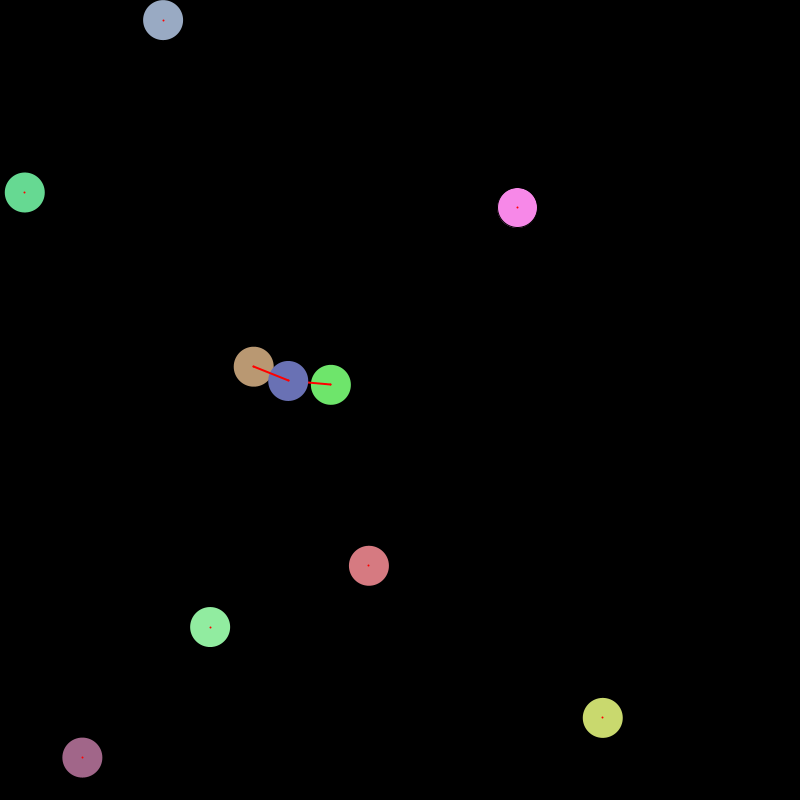
Frame 1 (no input)
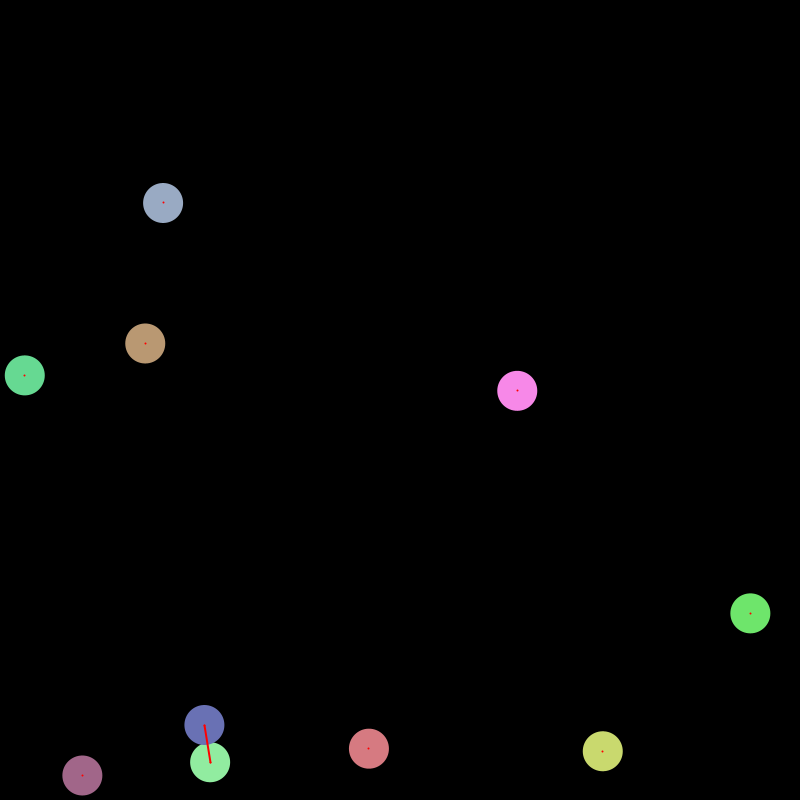
Frame 60 (the mouse pressed at the canvas centre just before this capture)
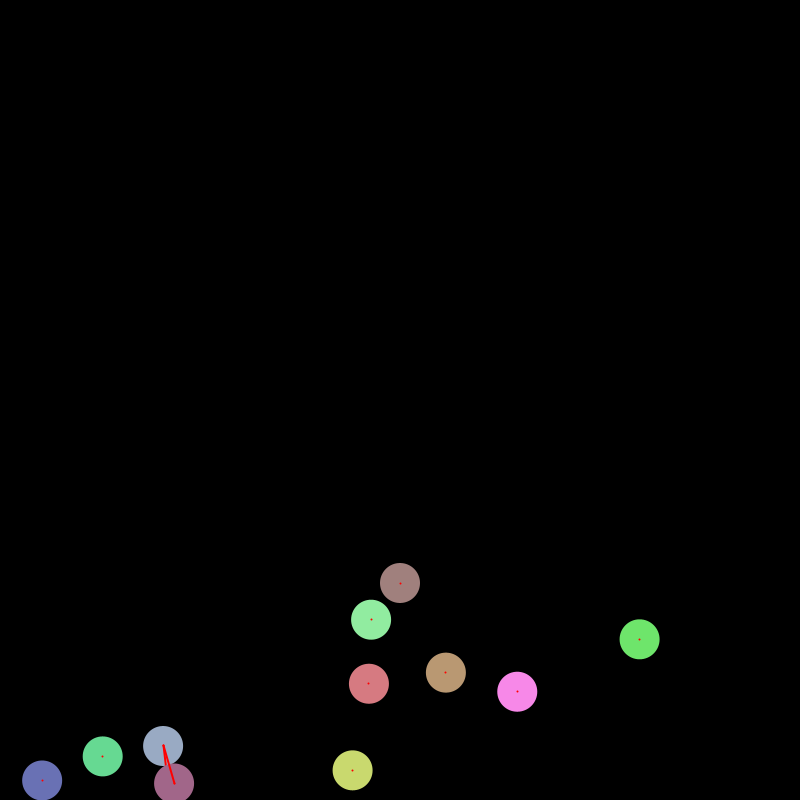
Frame 120 (the mouse held since frame 60 and released just before this capture)

The Processing sketch that drew these frames (run headless with seeded random() and noise(); from frame 60 on, the mouse is pressed at the canvas centre):

// Processing sketch: collide
// ── collide.pde
ArrayList<Particle> particles = new ArrayList<Particle>();

void setup() {
  size(800, 800);
  background(0);
  smooth();
  for (int i = 0; i < 10; i++) {
    particles.add(new Particle(random(width), random(height)));
  }
}

void draw() {
  background(0);
  for (int i = 0; i < particles.size(); i++) {
    Particle p = particles.get(i);
    p.update();
    p.display();
  }
}

class Particle {
    float x, y, vx, vy, ax, ay, r, g, b, a, size;
    PVector location, velocity, acceleration;
    Particle(float mx, float my) {
        x = mx;
        y = my;
        vx = random(0, 0);
        vy = random(0, 0);
        ax = 0;
        ay = 0;
        r = random(100, 255);
        g = random(100, 255);
        b = random(100, 255);
        size = 40;
        location = new PVector(x, y);
        velocity = new PVector(vx, vy);
        acceleration = new PVector(ax, ay);
    }
    void update() {
        collideWithContainer();
        collideWithParticles();
        
        //add gravity
        acceleration.add(new PVector(0, 0.1));


        velocity.add(acceleration);
        location.add(velocity);
        acceleration.mult(0);
    }
    void display() {
        fill(r, g, b);
        ellipse(location.x, location.y, size, size);
        drawLinesBetweenParticles();
    }
    void applyForce(PVector force) {
        acceleration.add(force);
    }

    void collideWithContainer() {
        //if edge is hit then bounce back
        if (location.x < size/2 || location.x > width - size/2) {
            velocity.x *= -0.7;
        }
        if (location.y < size/2 || location.y > height - size/2) {
            velocity.y *= -0.7;
        }

        //if the particle is outside the container then move it back inside the container
        if (location.x < size/2) {
            location.x = size/2;
        }
        if (location.x > width - size/2) {
            location.x = width - size/2;
        }
        if (location.y < size/2) {
            location.y = size/2;
        }
        if (location.y > height - size/2) {
            location.y = height - size/2;
        }
    }

    void drawLinesBetweenParticles() {
        for (int i = 0; i < particles.size(); i++) {
            Particle p = particles.get(i);
            float distance = dist(location.x, location.y, p.location.x, p.location.y);
            if (distance < p.size/2 + size/2) {
                stroke(255, 0,0);
                strokeWeight(2);
                line(location.x, location.y, p.location.x, p.location.y);
                noStroke();
            }
        }
    }

    void collideWithParticles() {
        for (int i = 0; i < particles.size(); i++) {
            Particle p = particles.get(i);
            float distance = dist(location.x, location.y, p.location.x, p.location.y);
            if (distance < p.size/2 + size/2) {
                float angle = atan2(location.y - p.location.y, location.x - p.location.x);
                float targetX = p.location.x + cos(angle) * (p.size/2 + size/2);
                float targetY = p.location.y + sin(angle) * (p.size/2 + size/2);
                float ax = (targetX - location.x);
                float ay = (targetY - location.y);

                PVector PVectorForce = new PVector(ax, ay);
                PVectorForce.mult(0.5);
                applyForce(PVectorForce);
                p.applyForce(PVectorForce.mult(-1));
            }
        }
    }
}

void mousePressed() {
    particles.add(new Particle(mouseX, mouseY));
}
